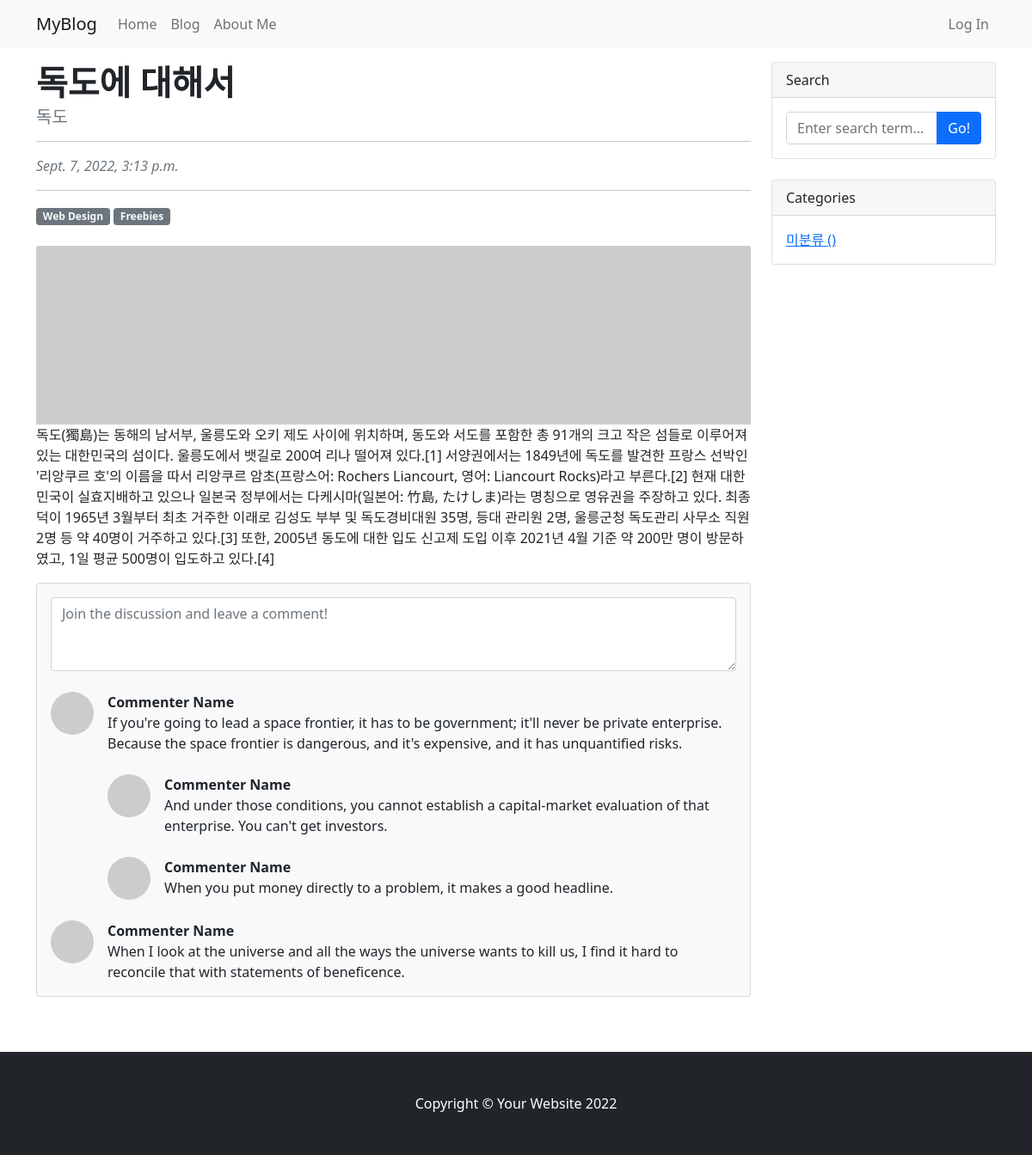
Page /blog/7/ on the committed database.
### blog/models.py (models this page shows, shortened)
class Post(models.Model):
    title = models.CharField(max_length=30)
    hook_text = models.CharField(max_length=100, blank=True)
    content = models.TextField()
    head_image = models.ImageField(upload_to='blog/images/%Y/%m/%d/', blank=True)
    file_upload = models.FileField(upload_to='blog/files/%Y/%m/%d/', blank=True)
    created_at = models.DateTimeField(auto_now_add=True)    # auto_now_add 추가
    updated_at = models.DateTimeField(auto_now=True)        # updated_at 추가
    author = models.ForeignKey(User, null=True, on_delete=models.SET_NULL)
    category = models.ForeignKey(Category, null=True, blank=True, on_delete=models.SET_NULL)

### blog/views.py (the view)
# urls.py: path('<int:pk>/', views.PostDetail.as_view()),
class PostDetail(DetailView):
    model = Post

### blog/templates/blog/post_detail.html (shortened to what this page needs)
{% extends 'blog/base.html' %}
{% block main_area %}
    <article>
        <div id="post-area">
            <header class="mb-4">
                <h1 class="fw-bolder mb-1">{{post.title}}</h1>
                    {% if post.hook_text %} <h5 class="text-muted">{{post.hook_text}}</h5> {% endif %}
                        <a href="#">{{p.author | upper}}</a><hr>
                        <div class="text-muted fst-italic mb-2">{{post.created_at}}</div><hr>
                        <a class="badge bg-secondary text-decoration-none link-light" href="#!">Web Design</a>
                        <a class="badge bg-secondary text-decoration-none link-light" href="#!">Freebies</a>
                    </header>
                    {% if post.head_image %}
                        <figure class="mb-4"><img class="img-fluid rounded" src="{{post.head_image.url}}" alt="{{p}} head image" /></figure>
                    {% else %}
                        <img src="https://picsum.photos/seed/{{p.id}}/800/200" alt="random_image" class="card-img-top">
                    {% endif %}
                    <p>{{post.content}}</p>
        </div>
    </article>
        <div id="comment-area">
                        <section class="mb-5 my-3">
                        <div class="card bg-light">
                            <div class="card-body">
                                <form class="mb-4"><textarea class="form-control" rows="3" placeholder="Join the discussion and leave a comment!"></textarea></form>
                                <div class="d-flex mb-4">
                                    <div class="flex-shrink-0"><img class="rounded-circle" src="https://dummyimage.com/50x50/ced4da/6c757d.jpg" alt="..." /></div>
                                    <div class="ms-3">
                                        <div class="fw-bold">Commenter Name</div>
                                        If you're going to lead a space frontier, it has to be government; it'll never be private enterprise. Because the space frontier is dangerous, and it's expensive, and it has unquantified risks.
                                        <div class="d-flex mt-4">
                                            <div class="flex-shrink-0"><img class="rounded-circle" src="https://dummyimage.com/50x50/ced4da/6c757d.jpg" alt="..." /></div>
                                            <div class="ms-3">
                                                <div class="fw-bold">Commenter Name</div>
                                                And under those conditions, you cannot establish a capital-market evaluation of that enterprise. You can't get investors.
                                            </div>
                                        </div>
                                        <div class="d-flex mt-4">
                                            <div class="flex-shrink-0"><img class="rounded-circle" src="https://dummyimage.com/50x50/ced4da/6c757d.jpg" alt="..." /></div>
                                            <div class="ms-3">
                                                <div class="fw-bold">Commenter Name</div>
                                                When you put money directly to a problem, it makes a good headline.
                                            </div>
                                        </div>
                                    </div>
                                </div>
                                <div class="d-flex">
                                    <div class="flex-shrink-0"><img class="rounded-circle" src="https://dummyimage.com/50x50/ced4da/6c757d.jpg" alt="..." /></div>
                                    <div class="ms-3">
                                        <div class="fw-bold">Commenter Name</div>
                                        When I look at the universe and all the ways the universe wants to kill us, I find it hard to reconcile that with statements of beneficence.
                                    </div>
                                </div>
                            </div>
                        </div>
                    </section>
                    </div>
{% endblock %}

### rows in the picture
Post: title "독도에 대해서", hook_text "독도", created_at "Sept. 7, 2022, 3:13 p.m.", content "독도(獨島)는 동해의 남서부, 울릉도와 오키 제도 사이에 위치하며, 동도와 서도를 포함한 총 91개의 크고 작은 섬들로 이루어져 있는 대한민국의 섬이다. 울릉도에서 뱃길로 200여 리나 떨어져 있다.[1] 서양권에서는 1849년에 독도를 발견한 프랑스 선박인 '리앙쿠르 호'의 이름을 따서 리앙쿠르 암초(프랑스어: Rochers Liancourt, 영어: Liancourt Rocks)라고 부른다.[2] 현재 대한민국이 실효지배하고 있으나 일본국 정부에서는 다케시마(일본어: 竹島, たけしま)라는 명칭으로 영유권을 주장하고 있다. 최종덕이 1965년 3월부터 최초 거주한 이래로 김성도 부부 및 독도경비대원 35명, 등대 관리원 2명, 울릉군청 독도관리 사무소 직원 2명 등 약 40명이 거주하고 있다.[3] 또한, 2005년 동도에 대한 입도 신고제 도입 이후 2021년 4월 기준 약 200만 명이 방문하였고, 1일 평균 500명이 입도하고 있다.[4]"
